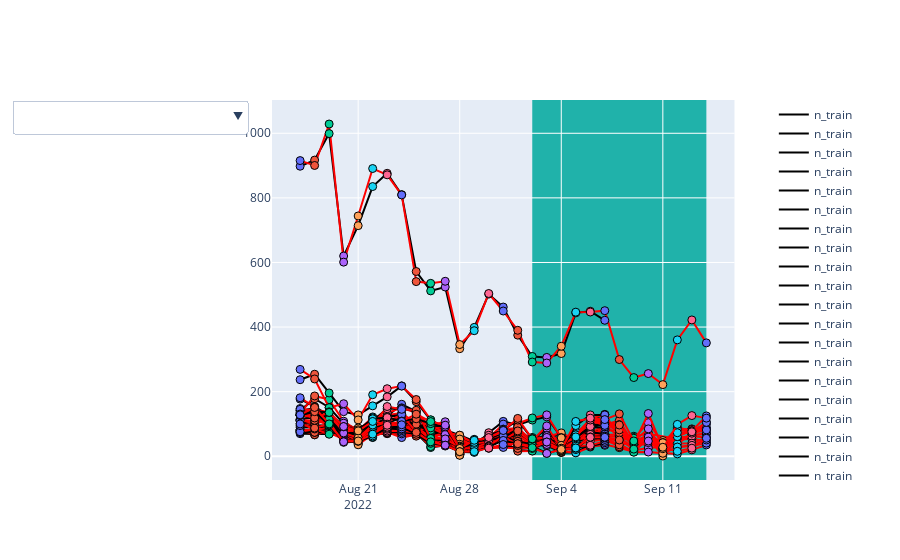

Notebook code for this chart:
### Code cell
ts_visualisation(data=df.groupby(['departure', 'date'],
                                 as_index=False).sum().replace(0, np.nan),
                 list_id=df.departure.unique(),
                 group='departure',
                 x_var='date',
                 y_var=['n_train', 'n_train_pred'],
                 col_var=['black', 'red'],
                 threshold_train=THRESHOLD_TRAIN,
                 weekdays=True, scatter=False)
